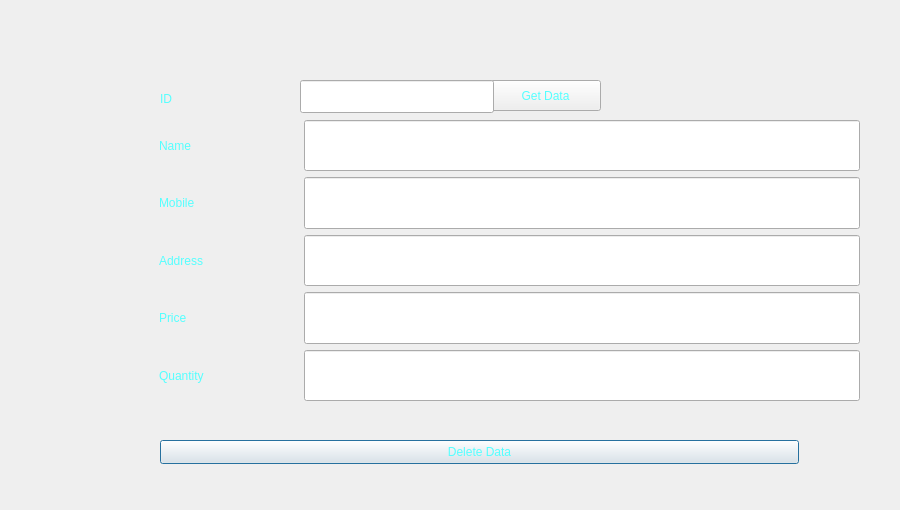
<?xml version="1.0" encoding="UTF-8"?>
<ui version="4.0">
 <class>Delete</class>
 <widget class="QDialog" name="Delete">
  <property name="geometry">
   <rect>
    <x>0</x>
    <y>0</y>
    <width>900</width>
    <height>510</height>
   </rect>
  </property>
  <property name="sizePolicy">
   <sizepolicy hsizetype="Preferred" vsizetype="Preferred">
    <horstretch>0</horstretch>
    <verstretch>1</verstretch>
   </sizepolicy>
  </property>
  <property name="minimumSize">
   <size>
    <width>900</width>
    <height>510</height>
   </size>
  </property>
  <property name="maximumSize">
   <size>
    <width>900</width>
    <height>510</height>
   </size>
  </property>
  <property name="windowTitle">
   <string>Dialog</string>
  </property>
  <property name="styleSheet">
   <string notr="true">background-image: url(:/Database/background.jpg);</string>
  </property>
  <widget class="QPushButton" name="pushButton_3">
   <property name="geometry">
    <rect>
     <x>160</x>
     <y>440</y>
     <width>639</width>
     <height>24</height>
    </rect>
   </property>
   <property name="styleSheet">
    <string notr="true">color: rgb(85, 255, 255);
font: 14pt &quot;Impact&quot;;</string>
   </property>
   <property name="text">
    <string>Delete Data</string>
   </property>
  </widget>
  <widget class="QWidget" name="layoutWidget">
   <property name="geometry">
    <rect>
     <x>159</x>
     <y>120</y>
     <width>701</width>
     <height>281</height>
    </rect>
   </property>
   <property name="autoFillBackground">
    <bool>false</bool>
   </property>
   <property name="styleSheet">
    <string>font: 20pt &quot;Impact&quot;;
color: rgb(85, 255, 255)
</string>
   </property>
   <layout class="QVBoxLayout" name="verticalLayout_2">
    <item>
     <layout class="QVBoxLayout" name="verticalLayout_3">
      <item>
       <layout class="QHBoxLayout" name="horizontalLayout_7">
        <item>
         <widget class="QLabel" name="NAME_label">
          <property name="sizePolicy">
           <sizepolicy hsizetype="Preferred" vsizetype="Preferred">
            <horstretch>1</horstretch>
            <verstretch>0</verstretch>
           </sizepolicy>
          </property>
          <property name="autoFillBackground">
           <bool>false</bool>
          </property>
          <property name="styleSheet">
           <string notr="true">font: 20pt &quot;Impact&quot;;
color: rgb(85, 255, 255)
</string>
          </property>
          <property name="text">
           <string>Name</string>
          </property>
         </widget>
        </item>
        <item>
         <widget class="QLineEdit" name="lineEdit_name_2">
          <property name="sizePolicy">
           <sizepolicy hsizetype="Expanding" vsizetype="Preferred">
            <horstretch>4</horstretch>
            <verstretch>0</verstretch>
           </sizepolicy>
          </property>
          <property name="autoFillBackground">
           <bool>false</bool>
          </property>
          <property name="styleSheet">
           <string notr="true">font: 20pt &quot;Impact&quot;;
color: rgb(85, 255, 255)
</string>
          </property>
         </widget>
        </item>
       </layout>
      </item>
      <item>
       <layout class="QHBoxLayout" name="horizontalLayout_8">
        <item>
         <widget class="QLabel" name="MOBILE_label">
          <property name="sizePolicy">
           <sizepolicy hsizetype="Preferred" vsizetype="Preferred">
            <horstretch>1</horstretch>
            <verstretch>0</verstretch>
           </sizepolicy>
          </property>
          <property name="autoFillBackground">
           <bool>false</bool>
          </property>
          <property name="styleSheet">
           <string notr="true">font: 20pt &quot;Impact&quot;;
color: rgb(85, 255, 255)
</string>
          </property>
          <property name="text">
           <string>Mobile</string>
          </property>
         </widget>
        </item>
        <item>
         <widget class="QLineEdit" name="lineEdit_mobile_2">
          <property name="sizePolicy">
           <sizepolicy hsizetype="Expanding" vsizetype="Preferred">
            <horstretch>4</horstretch>
            <verstretch>0</verstretch>
           </sizepolicy>
          </property>
          <property name="autoFillBackground">
           <bool>false</bool>
          </property>
          <property name="styleSheet">
           <string notr="true">font: 20pt &quot;Impact&quot;;
color: rgb(85, 255, 255)
</string>
          </property>
         </widget>
        </item>
       </layout>
      </item>
      <item>
       <layout class="QHBoxLayout" name="horizontalLayout_9">
        <item>
         <widget class="QLabel" name="ADDRESS_label">
          <property name="sizePolicy">
           <sizepolicy hsizetype="Preferred" vsizetype="Preferred">
            <horstretch>1</horstretch>
            <verstretch>0</verstretch>
           </sizepolicy>
          </property>
          <property name="autoFillBackground">
           <bool>false</bool>
          </property>
          <property name="styleSheet">
           <string notr="true">font: 20pt &quot;Impact&quot;;
color: rgb(85, 255, 255)
</string>
          </property>
          <property name="text">
           <string>Address </string>
          </property>
         </widget>
        </item>
        <item>
         <widget class="QLineEdit" name="lineEdit_address_2">
          <property name="sizePolicy">
           <sizepolicy hsizetype="Expanding" vsizetype="Preferred">
            <horstretch>4</horstretch>
            <verstretch>0</verstretch>
           </sizepolicy>
          </property>
          <property name="autoFillBackground">
           <bool>false</bool>
          </property>
          <property name="styleSheet">
           <string notr="true">font: 20pt &quot;Impact&quot;;
color: rgb(85, 255, 255)
</string>
          </property>
         </widget>
        </item>
       </layout>
      </item>
      <item>
       <layout class="QHBoxLayout" name="horizontalLayout_10">
        <item>
         <widget class="QLabel" name="price_label">
          <property name="sizePolicy">
           <sizepolicy hsizetype="Preferred" vsizetype="Preferred">
            <horstretch>1</horstretch>
            <verstretch>0</verstretch>
           </sizepolicy>
          </property>
          <property name="autoFillBackground">
           <bool>false</bool>
          </property>
          <property name="styleSheet">
           <string notr="true">font: 20pt &quot;Impact&quot;;
color: rgb(85, 255, 255)
</string>
          </property>
          <property name="text">
           <string>Price</string>
          </property>
         </widget>
        </item>
        <item>
         <widget class="QLineEdit" name="lineEdit_price_2">
          <property name="sizePolicy">
           <sizepolicy hsizetype="Expanding" vsizetype="Preferred">
            <horstretch>4</horstretch>
            <verstretch>0</verstretch>
           </sizepolicy>
          </property>
          <property name="autoFillBackground">
           <bool>false</bool>
          </property>
          <property name="styleSheet">
           <string notr="true">font: 20pt &quot;Impact&quot;;
color: rgb(85, 255, 255)
</string>
          </property>
         </widget>
        </item>
       </layout>
      </item>
      <item>
       <layout class="QHBoxLayout" name="horizontalLayout_11">
        <item>
         <widget class="QLabel" name="QTY_label">
          <property name="sizePolicy">
           <sizepolicy hsizetype="Preferred" vsizetype="Preferred">
            <horstretch>1</horstretch>
            <verstretch>0</verstretch>
           </sizepolicy>
          </property>
          <property name="autoFillBackground">
           <bool>false</bool>
          </property>
          <property name="styleSheet">
           <string notr="true">font: 20pt &quot;Impact&quot;;
color: rgb(85, 255, 255)
</string>
          </property>
          <property name="text">
           <string>Quantity</string>
          </property>
         </widget>
        </item>
        <item>
         <widget class="QLineEdit" name="lineEdit_QTY_2">
          <property name="sizePolicy">
           <sizepolicy hsizetype="Expanding" vsizetype="Preferred">
            <horstretch>4</horstretch>
            <verstretch>0</verstretch>
           </sizepolicy>
          </property>
          <property name="autoFillBackground">
           <bool>false</bool>
          </property>
          <property name="styleSheet">
           <string notr="true">font: 20pt &quot;Impact&quot;;
color: rgb(85, 255, 255)
</string>
          </property>
         </widget>
        </item>
       </layout>
      </item>
     </layout>
    </item>
   </layout>
  </widget>
  <widget class="QWidget" name="layoutWidget_2">
   <property name="geometry">
    <rect>
     <x>160</x>
     <y>80</y>
     <width>141</width>
     <height>37</height>
    </rect>
   </property>
   <property name="autoFillBackground">
    <bool>false</bool>
   </property>
   <property name="styleSheet">
    <string>font: 20pt &quot;Impact&quot;;
color: rgb(85, 255, 255)
</string>
   </property>
   <layout class="QHBoxLayout" name="horizontalLayout_12">
    <item>
     <layout class="QHBoxLayout" name="horizontalLayout_13">
      <item>
       <widget class="QLabel" name="label_id_2">
        <property name="sizePolicy">
         <sizepolicy hsizetype="Preferred" vsizetype="Preferred">
          <horstretch>1</horstretch>
          <verstretch>0</verstretch>
         </sizepolicy>
        </property>
        <property name="autoFillBackground">
         <bool>false</bool>
        </property>
        <property name="styleSheet">
         <string notr="true">font: 20pt &quot;Impact&quot;;
color: rgb(85, 255, 255)
</string>
        </property>
        <property name="text">
         <string>ID</string>
        </property>
       </widget>
      </item>
     </layout>
    </item>
   </layout>
  </widget>
  <widget class="QPushButton" name="getdata2">
   <property name="geometry">
    <rect>
     <x>490</x>
     <y>80</y>
     <width>111</width>
     <height>31</height>
    </rect>
   </property>
   <property name="autoFillBackground">
    <bool>false</bool>
   </property>
   <property name="styleSheet">
    <string notr="true">font: 20pt &quot;Impact&quot;;
color: rgb(85, 255, 255)
</string>
   </property>
   <property name="text">
    <string>Get Data</string>
   </property>
  </widget>
  <widget class="QLineEdit" name="lineEdit_id_2">
   <property name="geometry">
    <rect>
     <x>300</x>
     <y>80</y>
     <width>194</width>
     <height>33</height>
    </rect>
   </property>
   <property name="sizePolicy">
    <sizepolicy hsizetype="Expanding" vsizetype="Preferred">
     <horstretch>4</horstretch>
     <verstretch>0</verstretch>
    </sizepolicy>
   </property>
   <property name="autoFillBackground">
    <bool>false</bool>
   </property>
   <property name="styleSheet">
    <string notr="true">font: 20pt &quot;Impact&quot;;
color: rgb(85, 255, 255)
</string>
   </property>
  </widget>
 </widget>
 <resources/>
 <connections/>
</ui>
